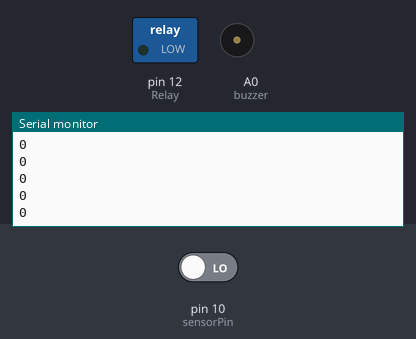
Bench run of a sketch on a simulated Arduino Uno, built with avr-gcc and run on an emulated ATmega328P. Parts: switched loads named in the sketch (green lamp = pin HIGH), buzzer (waves = sounding, pin HIGH), the last lines printed to the serial monitor. The inputs (shaded band) are chosen by the test bench; at power-on: pin 10 (sensorPin) LOW.

Above: at 1.2 s.
1.3 s: pin 10 (sensorPin) driven HIGH
At 1.35 s:
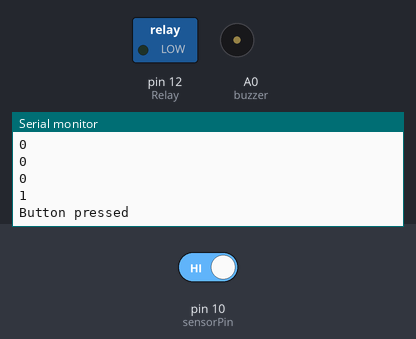
2.8 s: pin 10 (sensorPin) driven LOW
At 2.83 s:
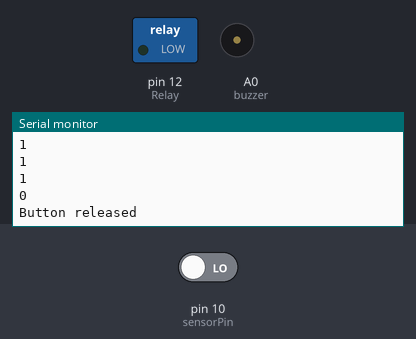

Measured:
- after the input at 1.3 s, the serial monitor: prints a new line at once (image 1)
- after the input at 2.8 s, pin 12 (Relay): stays LOW (without the input it goes to HIGH after 4.6 s); A0 (buzzer): stays LOW (without the input it goes to HIGH after 1.6 s)

The sketch:

antisleepalarm.ino
```cpp
#define Relay 12
#define buzzer A0
static const int sensorPin = 10;
int SensorStatePrevious = LOW;

unsigned long minSensorDuration = 3000;
unsigned long minSensorDuration2 = 6000;
unsigned long SensorLongMillis;
bool SensorStateLongTime = false;

const int intervalSensor = 50;
unsigned long previousSensorMillis;

unsigned long SensorOutDuration;
unsigned long currentMillis;

void setup() {
  Serial.begin(9600);

  pinMode(sensorPin, INPUT);
  Serial.println("Press button");
  pinMode(Relay,OUTPUT);
  pinMode(buzzer,OUTPUT);
}


void readSensorState() {

  if(currentMillis - previousSensorMillis > intervalSensor) {
    int SensorState = digitalRead(sensorPin);
    Serial.println(SensorState);

    if (SensorState == HIGH && SensorStatePrevious == HIGH && !SensorStateLongTime) {
     SensorLongMillis = currentMillis;
       SensorStatePrevious = LOW;

      Serial.println("Button pressed");
    }


   SensorOutDuration = currentMillis - SensorLongMillis;

    if (SensorState == HIGH && !SensorStateLongTime && SensorOutDuration >= minSensorDuration) {
      SensorStateLongTime = true;
      digitalWrite(buzzer,HIGH);
      Serial.println("Button long pressed");
    }
    if (SensorState == HIGH && SensorStateLongTime && SensorOutDuration >= minSensorDuration2) {
     SensorStateLongTime = true;
      digitalWrite(Relay,HIGH);
      delay(1000);
      Serial.println("Button long pressed");
    }

    if (SensorState == LOW && SensorStatePrevious == LOW) {
      SensorStatePrevious = HIGH;
      SensorStateLongTime = false;
      digitalWrite(Relay,LOW);
      digitalWrite(buzzer,LOW);
      Serial.println("Button released");


    }

   previousSensorMillis = currentMillis;

  }

}

void loop() {

  currentMillis = millis();
  readSensorState();

}
```
